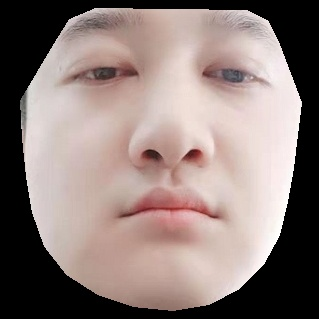
#> input picture base/_06_cv2/_13_xuanzhuan/1.jpg, 319 x 319 px, found by its file name
$ python xuanzhuan.py
#> lines starting #> are read from the running program, lines starting #| are printed output that depends on the picture
#> further down, img is the input picture: shape (319, 319, 3); mean B, G, R 120.5, 124.6, 140.6
# coding=utf-8
#================================================================
#
#   File name   : _13_xuanzhuan.py
#   Author      : Faye
#   Created date: 2021/2/18 14:16
#   Description : 图片旋转
#
#================================================================
import cv2
import random

def get_image_rotation(image, rotation, scale):
    #通用写法，即使传入的是三通道图片依然不会出错
#> called with rotation = 30, scale = 0.9
    height, width = image.shape[:2]
#> height = 319; width = 319
    center = (width // 2, height // 2)
#> center = (159, 159)
    # rotation = random.randint(-20,20)

    #得到旋转矩阵，第一个参数为旋转中心，第二个参数为旋转角度，第三个参数为旋转之前原图像缩放比例
    M = cv2.getRotationMatrix2D(center, -rotation, scale)
    #进行仿射变换，第一个参数图像，第二个参数是旋转矩阵，第三个参数是变换之后的图像大小
    image_rotation = cv2.warpAffine(image, M, (width, height))
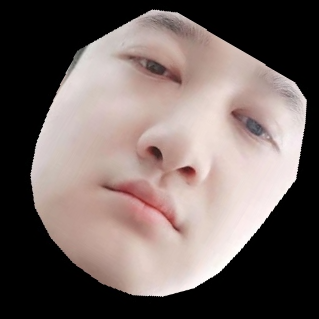
#> image_rotation: shape (319, 319, 3); mean B, G, R 97.6, 100.9, 113.9
    return image_rotation

if __name__ == '__main__':
    img = cv2.imread(r'F:\pythonCode\_01_demos\pyfirst\base\_06_cv2\_13_xuanzhuan\1.jpg')
    img1 = get_image_rotation(img, 30, 0.9)
    cv2.imshow('0', img)
    cv2.imshow('1', img1)
    cv2.waitKey(1000000)
